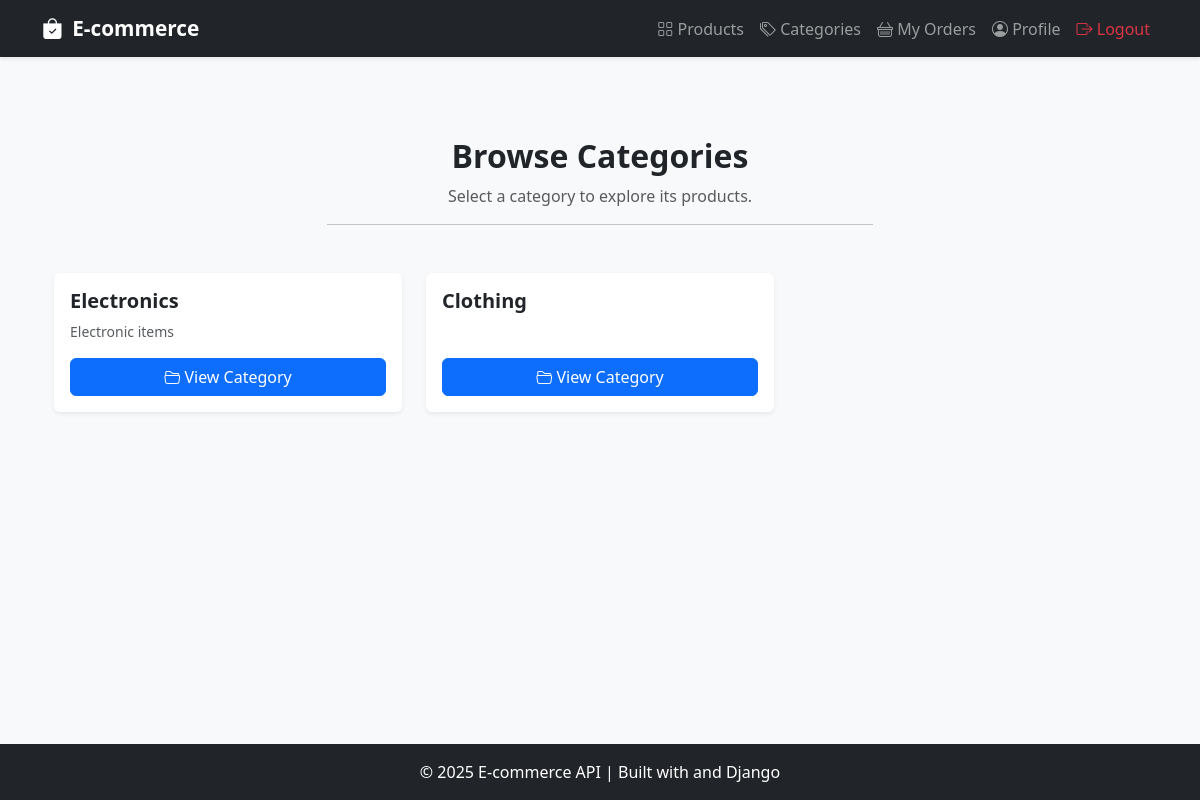
Page /categories/ (signed in) on the committed database.
### products/models.py (models this page shows, shortened)
class Category(models.Model):
    name = models.CharField(max_length=100, unique=True)
    description = models.TextField(blank=True)

### products/views.py (the view)
# urls.py: path('categories/', category_list_view, name='category_list'),
def category_list_view(request):
    categories = Category.objects.all()
    context = {'categories': categories}
    return render(request, 'category_list.html', context)

### templates/category_list.html (shortened to what this page needs)
{% extends "base.html" %}
{% block content %}
<div class="container mt-5">
  <div class="text-center mb-5">
    <h2 class="fw-bold">Browse Categories</h2>
    <p class="text-muted">Select a category to explore its products.</p>
    <hr class="w-50 mx-auto">
  </div>
  {% if categories %}
  <div class="row row-cols-1 row-cols-md-3 g-4">
    {% for category in categories %}
    <div class="col">
      <div class="card h-100 shadow-sm border-0">
        <div class="card-body d-flex flex-column">
          <h5 class="card-title fw-semibold">{{ category.name }}</h5>
          <p class="card-text text-muted small">
            {{ category.description|truncatechars:100 }}
          </p>
          <a href="{% url 'category_detail' category.id %}" class="btn btn-primary mt-auto">
            <i class="bi bi-folder2-open"></i> View Category
          </a>
        </div>
      </div>
    </div>
    {% endfor %}
  </div>
  {% else %}
  <div class="alert alert-info text-center">
    <i class="bi bi-info-circle-fill"></i> No categories available.
  </div>
  {% endif %}
</div>
{% endblock %}

### templates/base.html (style rules this page uses)
body { background-color: #f8f9fa; }

### rows in the picture
Category: name "Electronics", description "Electronic items"
Category: name "Clothing"
